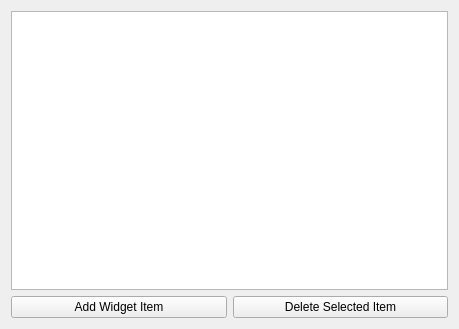
<?xml version="1.0" encoding="UTF-8"?>
<ui version="4.0">
 <class>QMainWidget</class>
 <widget class="QWidget" name="QMainWidget">
  <property name="geometry">
   <rect>
    <x>0</x>
    <y>0</y>
    <width>459</width>
    <height>329</height>
   </rect>
  </property>
  <property name="windowTitle">
   <string>QMainWidget</string>
  </property>
  <layout class="QGridLayout" name="gridLayout">
   <item row="0" column="0">
    <layout class="QVBoxLayout" name="verticalLayout">
     <item>
      <widget class="QListWidget" name="listWidget"/>
     </item>
     <item>
      <layout class="QHBoxLayout" name="horizontalLayout">
       <item>
        <widget class="QPushButton" name="addBtn">
         <property name="text">
          <string>Add Widget Item</string>
         </property>
        </widget>
       </item>
       <item>
        <widget class="QPushButton" name="delBtn">
         <property name="text">
          <string>Delete Selected Item</string>
         </property>
        </widget>
       </item>
      </layout>
     </item>
    </layout>
   </item>
  </layout>
 </widget>
 <layoutdefault spacing="6" margin="11"/>
 <resources/>
 <connections/>
</ui>
